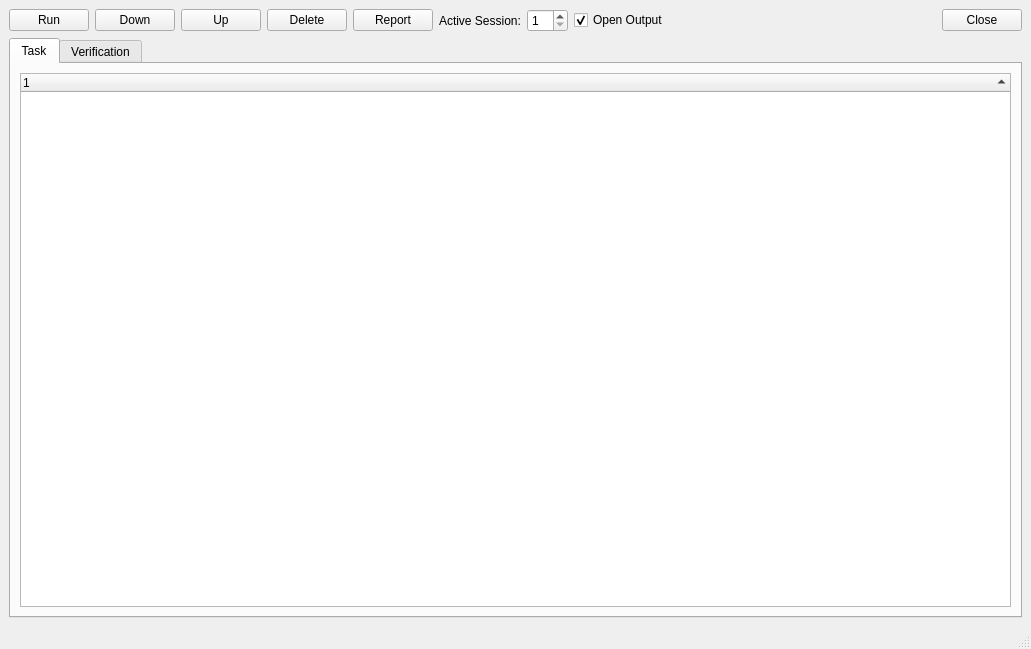
<?xml version="1.0" encoding="UTF-8"?>
<ui version="4.0">
 <class>frmJobs</class>
 <widget class="QMainWindow" name="frmJobs">
  <property name="geometry">
   <rect>
    <x>0</x>
    <y>0</y>
    <width>1031</width>
    <height>649</height>
   </rect>
  </property>
  <property name="windowTitle">
   <string>Job Manager</string>
  </property>
  <widget class="QWidget" name="centralwidget">
   <layout class="QHBoxLayout" name="horizontalLayout_2">
    <item>
     <layout class="QVBoxLayout" name="verticalLayout_2">
      <item>
       <layout class="QHBoxLayout" name="horizontalLayout">
        <item>
         <widget class="QPushButton" name="btnRun">
          <property name="text">
           <string>Run</string>
          </property>
         </widget>
        </item>
        <item>
         <widget class="QPushButton" name="btnDown">
          <property name="text">
           <string>Down</string>
          </property>
         </widget>
        </item>
        <item>
         <widget class="QPushButton" name="btnUp">
          <property name="text">
           <string>Up</string>
          </property>
         </widget>
        </item>
        <item>
         <widget class="QPushButton" name="btnDelete">
          <property name="text">
           <string>Delete</string>
          </property>
         </widget>
        </item>
        <item>
         <widget class="QPushButton" name="btnReport">
          <property name="text">
           <string>Report</string>
          </property>
         </widget>
        </item>
        <item>
         <widget class="QLabel" name="label">
          <property name="text">
           <string>Active Session:</string>
          </property>
         </widget>
        </item>
        <item>
         <widget class="QSpinBox" name="txtActive">
          <property name="minimum">
           <number>1</number>
          </property>
         </widget>
        </item>
        <item>
         <widget class="QCheckBox" name="cbOpen">
          <property name="text">
           <string>Open Output</string>
          </property>
          <property name="checked">
           <bool>true</bool>
          </property>
         </widget>
        </item>
        <item>
         <spacer name="horizontalSpacer">
          <property name="orientation">
           <enum>Qt::Horizontal</enum>
          </property>
          <property name="sizeHint" stdset="0">
           <size>
            <width>40</width>
            <height>20</height>
           </size>
          </property>
         </spacer>
        </item>
        <item>
         <widget class="QPushButton" name="btnClose">
          <property name="text">
           <string>Close</string>
          </property>
         </widget>
        </item>
       </layout>
      </item>
      <item>
       <widget class="QTabWidget" name="tabWidget">
        <property name="currentIndex">
         <number>0</number>
        </property>
        <widget class="QWidget" name="tab">
         <attribute name="title">
          <string>Task</string>
         </attribute>
         <layout class="QVBoxLayout" name="verticalLayout">
          <item>
           <widget class="QTreeWidget" name="lvJobs">
            <property name="sortingEnabled">
             <bool>true</bool>
            </property>
            <column>
             <property name="text">
              <string notr="true">1</string>
             </property>
            </column>
           </widget>
          </item>
         </layout>
        </widget>
        <widget class="QWidget" name="tab_2">
         <attribute name="title">
          <string>Verification</string>
         </attribute>
         <widget class="QTextEdit" name="txtVerify">
          <property name="geometry">
           <rect>
            <x>20</x>
            <y>50</y>
            <width>971</width>
            <height>471</height>
           </rect>
          </property>
          <property name="readOnly">
           <bool>true</bool>
          </property>
         </widget>
         <widget class="QLabel" name="label_2">
          <property name="geometry">
           <rect>
            <x>20</x>
            <y>20</y>
            <width>371</width>
            <height>20</height>
           </rect>
          </property>
          <property name="text">
           <string>List of files for verification (one per line):</string>
          </property>
         </widget>
        </widget>
       </widget>
      </item>
     </layout>
    </item>
   </layout>
  </widget>
  <widget class="QStatusBar" name="stb"/>
 </widget>
 <resources/>
 <connections/>
</ui>
